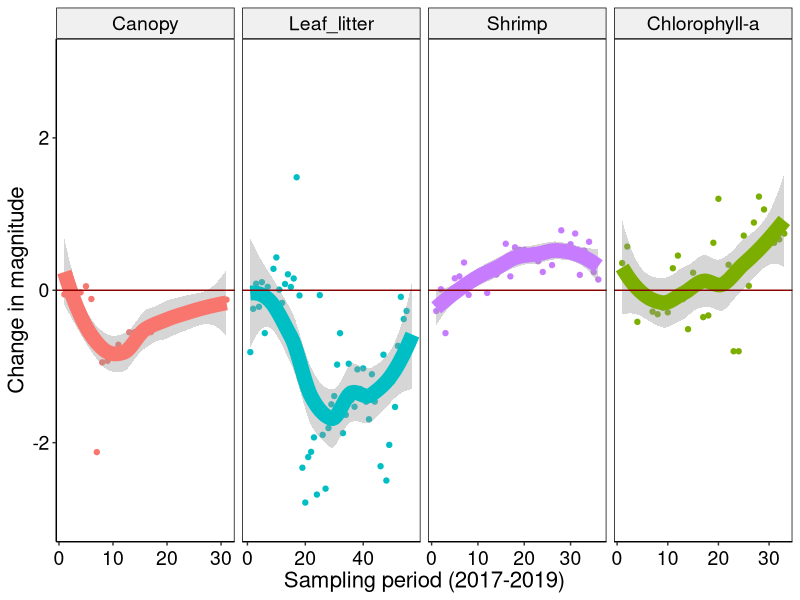
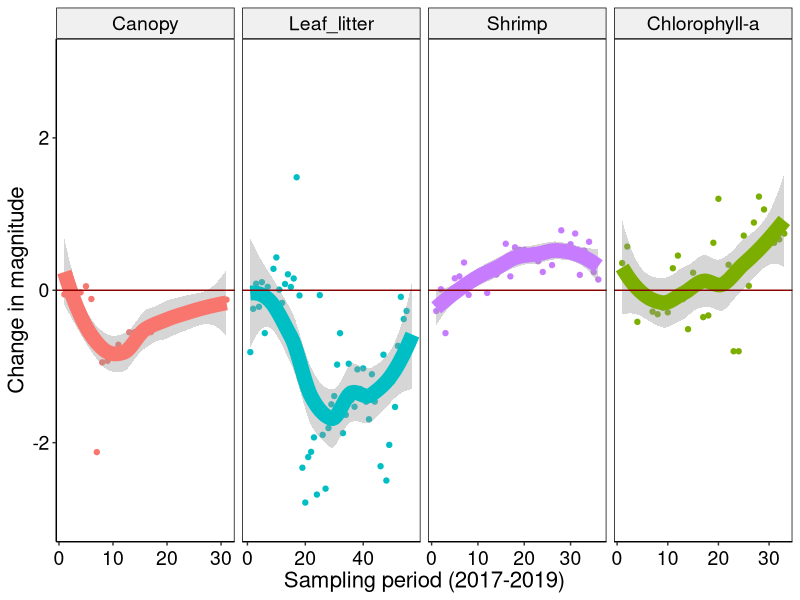

Write R code to recreate these figures, in order. (Note: this script raises an error after producing the figures.)




#--------------------------------------------
# QPA regression
# 21 May 2020
#PEGF
#--------------------------------------------
#


library(modelr)
library(ggplot2)
library(dplyr)
library(patchwork)

QPAregression<- read.csv("00 QPA regressions.csv")
QPAregression

QPAregression$variable_f = factor(QPAregression$variable, levels=c('Canopy','Leaf_litter','Shrimp',
                                                                   'Chlorophyll-a','Macroinvertebrates'))

RegressionQPA <- ggplot(QPAregression, aes(Time, 
                                     value,
                                     color=variable)) + 
  #   annotate("rect", xmin = 0, xmax = 8, ymin = -Inf, ymax = Inf, alpha = 0.4, fill = "lightblue") +
  
  geom_point() +
  geom_smooth(se = T, size=5)  + 

  geom_hline(yintercept = 0, color="darkred") +

  xlab('Sampling period (2017-2019)') + ylab("Change in magnitude") + 
  theme(axis.title.x = element_text(size = 16, angle = 0)) + # axis x
  theme(axis.title.y = element_text(size = 16, angle = 90)) + # axis 7
  theme(axis.text.x=element_text(angle=0, size=14, vjust=0.5, color="black")) + #subaxis x
  theme(axis.text.y=element_text(angle=0, size=14, vjust=0.5, color="black")) + #subaxis y
  
  ylim(-3,3) + 
#  annotate("text", x = 5, y = 2.5, label = "Increase",colour = "black", size = 6,angle = 90) +
#  annotate("text", x = 5, y = -2.5, label = "Decrease",colour = "black", size = 6,angle = 90) +
  
  #theme(legend.title=element_blank())+
  #theme(legend.text = element_text(size=20)) +
  theme(legend.position="none")+
  
  theme(panel.grid.major = element_blank(), panel.grid.minor = element_blank(),
        panel.background = element_blank(), axis.line = element_line(colour = "black")) +
  theme(panel.border = element_rect(colour = "black", fill=NA, size=0.5)) +
  
  theme(strip.text.x  = element_text(size = 14, colour = "black", angle = 0)) +
  theme(strip.background = element_rect(colour = "black", fill = "grey94")) +
  
  facet_grid(~ variable_f, scales="free_x")

RegressionQPA

RegressionQPA + ggsave("TrajectoriesQPA.jpeg", width=10, height=6,dpi=600)  





# Quebrada Prieta ---------------------------------------------------------




QPBregression<- read.csv("00 QPB regressions.csv")
QPBregression

QPBregression$variable_f = factor(QPBregression$variable, levels=c('Canopy','Leaf_litter','Shrimp',
                                                                   'Chlorophyll-a','Macroinvertebrates'))

RegressionQPB <- ggplot(QPBregression, aes(Time, 
                                           value,
                                           color=variable)) + 
  #   annotate("rect", xmin = 0, xmax = 8, ymin = -Inf, ymax = Inf, alpha = 0.4, fill = "lightblue") +
  
  geom_point() +
  geom_smooth(se = T, size=5)  + 
  
  geom_hline(yintercept = 0, color="darkred") +
  
  xlab('Sampling period (2017-2019)') + ylab("Change in magnitude") + 
  theme(axis.title.x = element_text(size = 16, angle = 0)) + # axis x
  theme(axis.title.y = element_text(size = 16, angle = 90)) + # axis 7
  theme(axis.text.x=element_text(angle=0, size=14, vjust=0.5, color="black")) + #subaxis x
  theme(axis.text.y=element_text(angle=0, size=14, vjust=0.5, color="black")) + #subaxis y
  
  ylim(-3,3) + 
  #  annotate("text", x = 5, y = 2.5, label = "Increase",colour = "black", size = 6,angle = 90) +
  #  annotate("text", x = 5, y = -2.5, label = "Decrease",colour = "black", size = 6,angle = 90) +
  
  #theme(legend.title=element_blank())+
  #theme(legend.text = element_text(size=20)) +
  theme(legend.position="none")+
  
  theme(panel.grid.major = element_blank(), panel.grid.minor = element_blank(),
        panel.background = element_blank(), axis.line = element_line(colour = "black")) +
  theme(panel.border = element_rect(colour = "black", fill=NA, size=0.5)) +
  
  theme(strip.text.x  = element_text(size = 14, colour = "black", angle = 0)) +
  theme(strip.background = element_rect(colour = "black", fill = "grey94")) +
  
  facet_grid(~ variable_f, scales="free_x")

RegressionQPB

RegressionQPB + ggsave("TrajectoriesQPB.jpeg", width=10, height=6,dpi=600)  
